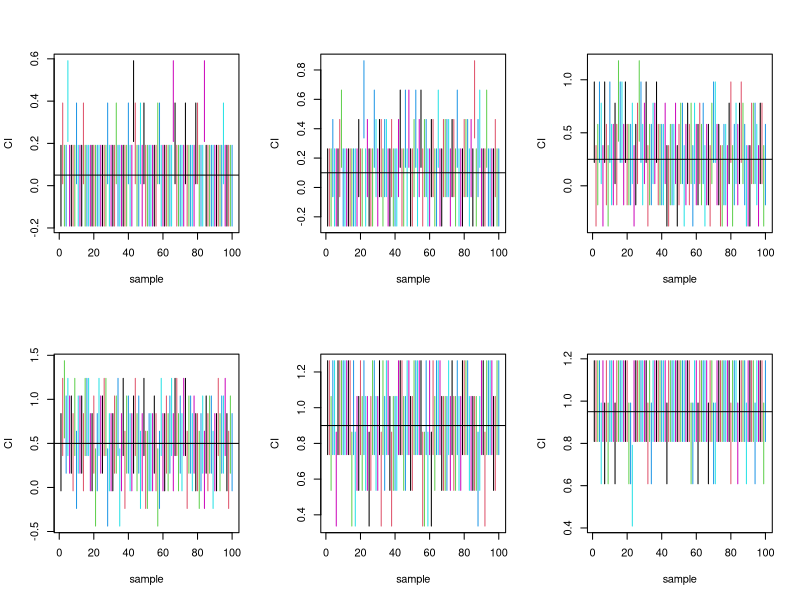
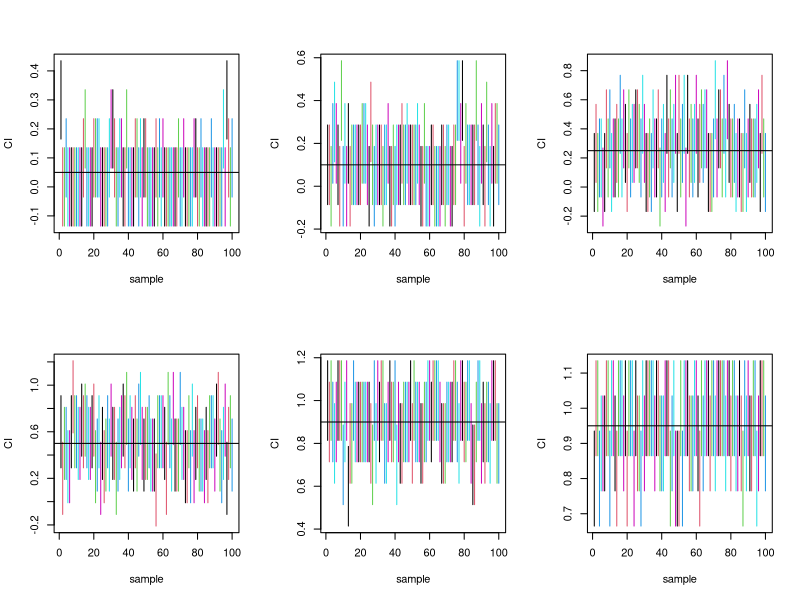
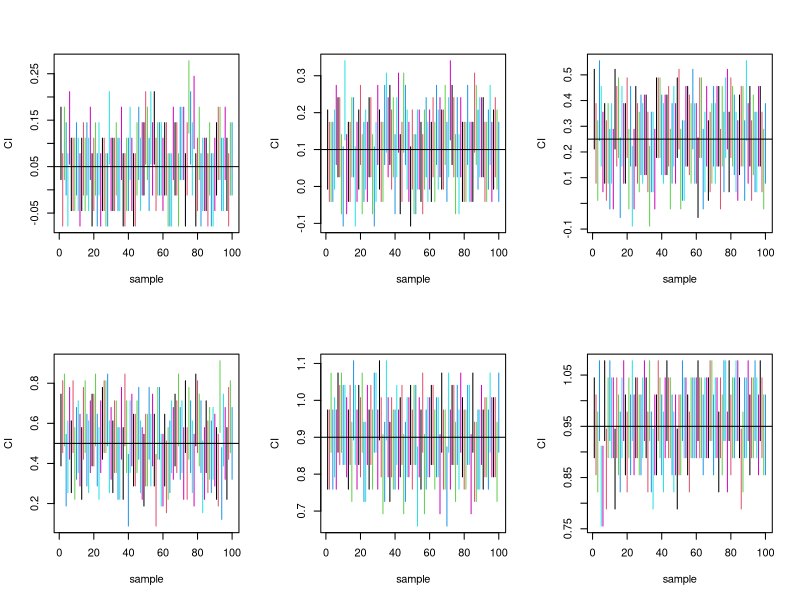
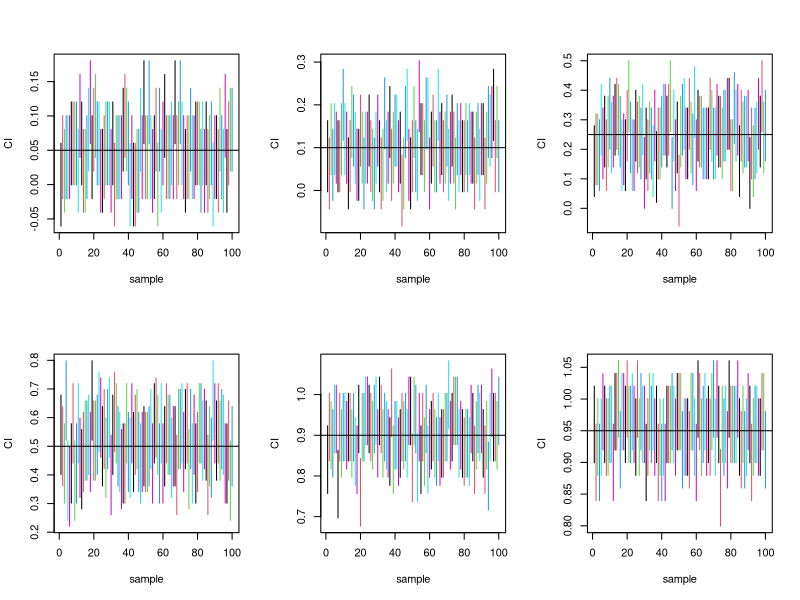
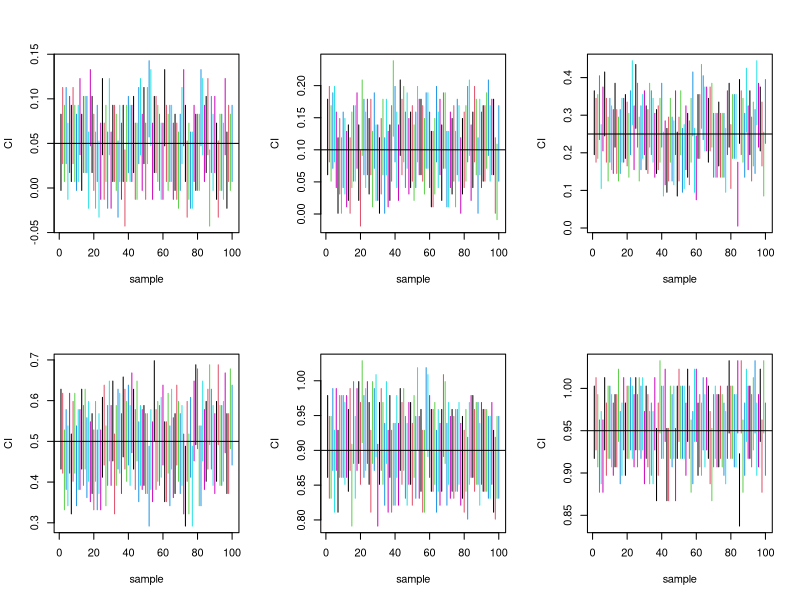
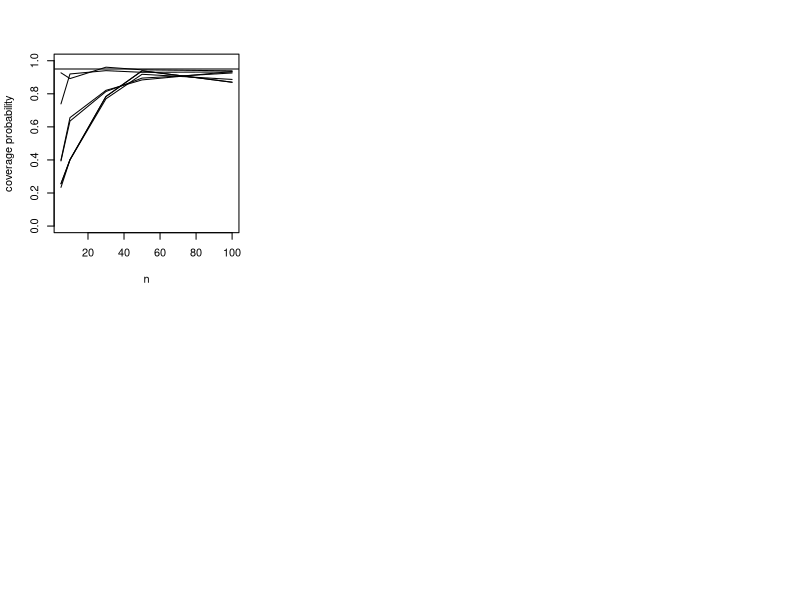
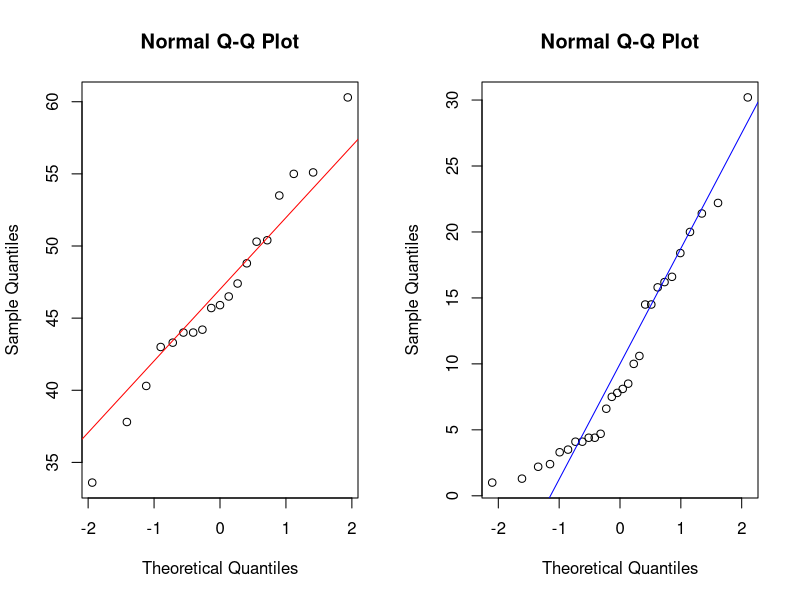

Write R code to recreate these figures, in order.
## ---- chunk 1
conf.init<-function(pcap,n,se.pcap){
  pcap = rbinom(n,1,pcap)
  ci<- mean(pcap) + c(-1, 1) * qnorm(1 - (alpha/2)) * se.pcap
  return(ci)
}

# store the values of pc and n in vector
pc = c(0.05, 0.1, 0.25, 0.5, 0.9, 0.95)
n = c(5, 10, 30, 50, 100)
for (ni in n){
  dev.new()
  par(mfrow=c(2,3))
  for(pi in pc) {
n=ni; pcap=pi
alpha = 0.05        
se.pcap = sqrt(pcap*(1-pcap)/n)    # compute SE
conf.init(pcap,n,se.pcap)
nsim<-100
# replicate this function 100 times to perform monte carlo
ci.mat<-replicate(nsim,conf.init(pcap,n,se.pcap))
mean(pcap)
# plot the marplot to see the width in different experiments
matplot(rbind(1:100,1:100),type="l",lty=1,ci.mat[,1:100],xlab="sample",ylab="CI")
abline(h=pcap)
mean((pcap>=ci.mat[1,])*(pcap<=ci.mat[2,]))
  }
}




## ---- chunk 2
#Coverage probabilty
m=1000;
n=c(5,10,30,50,100)
p=c(0.05,0.1,0.25,0.5,0.9,0.95)
k=1
j=1
for(b in p)
{ 
  v=c()
 
  o=1
  for(a in n)
  {
    
    phat=rbinom(m,a,b)/a
    SE=sqrt(phat*(1-phat)/a)
    alpha=0.05;
    lower=phat - qnorm(1-alpha/2)*SE
    upper=phat + qnorm(1-alpha/2)*SE
    sum=0
    for (i in 1:m)
    {
      x= ((b >= lower[i])&(b <= upper[i]) )
      sum=sum+x
    }
    avg=sum/m
    v[o]=avg
    o=o+1
    
  }
  if(j){
    plot(n,v,ylim=c(0,1),ylab="coverage probability",type="l")
    print(j)
    j=0
  }  
  lines(n,v,lty=1)
}
abline(h=0.95)
## ---- chunk 3
child<-c(40.3, 55, 45.7, 43.3, 50.3, 45.9, 53.5, 43, 44.2, 44, 47.4, 44, 33.6, 55.1,
         48.8, 50.4, 37.8, 60.3, 46.5)
adult<-c(20, 30.2, 2.2, 7.5, 4.4, 22.2, 16.6, 14.5, 21.4, 3.3, 6.6, 7.8, 10.6, 16.2,
         14.5, 4.1, 15.8, 4.1, 2.4, 3.5, 8.5, 10, 1, 4.4, 1.3, 8.1, 4.7, 18.4)
par(mfrow=c(1,2))
# plot qqolot for child cereals
qqnorm(child)
qqline(child, col = "red")
# plot qqplot for adult cereals
qqnorm(adult)
qqline(adult,col = "blue")

alpha<-.05
mean(child)
mean(adult)

n.x<-length(child)
n.y<-length(adult)
# F-distribution to get the upper and lower limit of sigmax/sigmay
f.l.crit <- qf(alpha/2, n.x - 1, n.y - 1)
f.u.crit <- qf(1 - (alpha/2), n.x - 1, n.y - 1)
((sd(child)/sd(adult))^2) * c(1/f.u.crit, 1/f.l.crit)

# get the value of pooled variance using the formula
pooled_variance<-((n.x-1)* var(child) + (n.y-1)*var(adult))/(n.x+n.y-2)

# get the answer
mean(child) - mean(adult) + c(-1, 1) * qt(1 - (alpha/2), df = n.x + n.y -2 ) * sqrt(pooled_variance*((1/n.x) + (1/n.y)))

## ---- chunk 4
px <- 61/414
py <- 74/501
m <- 414
n <- 501
phat <- px - py 
alpha <- 0.05
SE <- sqrt( ((px*(1-px))/m) + ((py*(1-py))/n))
# both m and n are large so using formula of Normal distribution with m and n large
CI <- phat + qnorm(1-(alpha/2))*SE*c(-1,1)
CI

